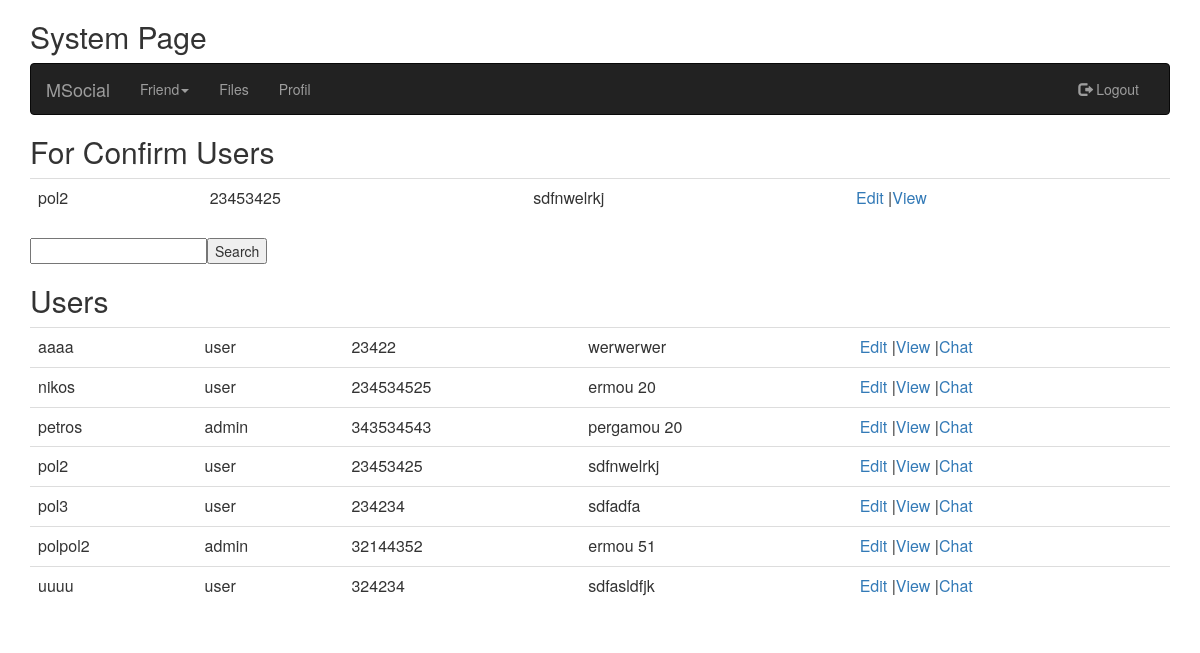
The page /listu.php (signed in) on the database its author committed.
### tables this page shows
CREATE TABLE IF NOT EXISTS `users` (
  `id` int(11) NOT NULL AUTO_INCREMENT,
  `username` varchar(200) NOT NULL,
  `password` varchar(200) NOT NULL,
  `phone` varchar(20) NOT NULL,
  `address` varchar(400) NOT NULL,
  `typos` varchar(10) NOT NULL,
  `confirm` int(1) NOT NULL,
  PRIMARY KEY (`id`),
  UNIQUE KEY `username` (`username`)
);

### listu.php (the view, shortened to what this page needs)
<?php
include ("up.php");
?>
<div class="container">
  <h2>System Page</h2>
<?php
if( $_SESSION['u']=="")
{
	echo "
	<div class=\"alert alert-danger\">
  <strong>Error!</strong>  Restrict Entry!
</div>
	";
}
else
{
		include("menu.php");
echo "<h2>For Confirm Users</h2>";
echo "<table class=table>";
$s="select * from users where confirm=0 and typos<>'admin' order by username";
$q=mysqli_query($conn,$s);
while ($row=mysqli_fetch_array($q))
{
	echo "<tr><td>$row[username]</td><td>$row[phone]</td><td>$row[address]</td><td><a href=edit.php?id=$row[id]>Edit</a>
	|<a href=view2.php?id=$row[id]>View</a></td></tr>";
}
echo"</table>";
$susr=@$_POST['susr'];
echo "<form action='' method=post><input type=text name=susr value='$susr'><input type=submit value='Search'></form>";
echo "<h2>Users</h2>";
echo "<table class=table>";
$s="select * from users where concat(username,phone,address) like '%$susr%'order by username";
$q=mysqli_query($conn,$s);
while ($row=mysqli_fetch_array($q))
{
	echo "<tr><td>$row[username]</td><td>$row[typos]</td><td>$row[phone]</td><td>$row[address]</td><td>
	<a href=edit.php?id=$row[id]>Edit</a> |<a href=view2.php?id=$row[id]>View</a>  |<a href=chat.php?id=$row[id]>Chat</a></td></tr>";
}
echo"</table>";
?>
</div>
<?php
}
include ("down.php");
?>

### up.php (shortened to what this page needs)
<html>
<head>
  <link rel="stylesheet" href="https://maxcdn.bootstrapcdn.com/bootstrap/3.4.0/css/bootstrap.min.css">
</head>
<body>

### menu.php (shortened to what this page needs)
<?php
if($_SESSION['t']=='user' && $_SESSION['c']==1)
{
?>
<nav class="navbar navbar-inverse">
  <div class="container-fluid">
    <div class="navbar-header">
      <a class="navbar-brand" href="#">MSocial</a>
    </div>
    <div class="collapse navbar-collapse" id="myNavbar">
      <ul class="nav navbar-nav">
        <li class="dropdown">
          <a class="dropdown-toggle" data-toggle="dropdown" href="#">Friend<span class="caret"></span></a>
        </li>
		<li><a href="files.php">Files</a></li>
		<li><a href="profile.php">Profil</a></li>
      </ul>
      <ul class="nav navbar-nav navbar-right">
        <li><a href="logout.php"><span class="glyphicon glyphicon-log-out"></span> Logout</a></li>
      </ul>
    </div>
  </div>
</nav>
<?php
}
	?>

### down.php
</body>
</html>

### rows shown on the page
users: username "pol2", phone "23453425", address "sdfnwelrkj", typos "user"
users: username "aaaa", typos "user", phone "23422", address "werwerwer"
users: username "nikos", typos "user", phone "234534525", address "ermou 20"
users: username "petros", typos "admin", phone "343534543", address "pergamou 20"
users: username "pol3", typos "user", phone "234234", address "sdfadfa"
users: username "polpol2", typos "admin", phone "32144352", address "ermou 51"
users: username "uuuu", typos "user", phone "324234", address "sdfasldfjk"
